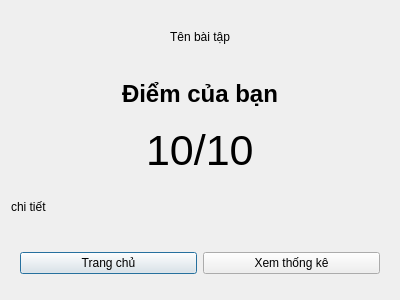
<?xml version="1.0" encoding="UTF-8"?>
<ui version="4.0">
 <class>Score_Dialog</class>
 <widget class="QDialog" name="Score_Dialog">
  <property name="geometry">
   <rect>
    <x>0</x>
    <y>0</y>
    <width>400</width>
    <height>300</height>
   </rect>
  </property>
  <property name="windowTitle">
   <string>Dialog</string>
  </property>
  <layout class="QVBoxLayout" name="verticalLayout">
   <item alignment="Qt::AlignHCenter">
    <widget class="QLabel" name="name">
     <property name="text">
      <string>Tên bài tập</string>
     </property>
    </widget>
   </item>
   <item alignment="Qt::AlignHCenter">
    <widget class="QLabel" name="label_2">
     <property name="font">
      <font>
       <pointsize>18</pointsize>
       <weight>75</weight>
       <bold>true</bold>
      </font>
     </property>
     <property name="text">
      <string>Điểm của bạn</string>
     </property>
    </widget>
   </item>
   <item alignment="Qt::AlignHCenter">
    <widget class="QLabel" name="score">
     <property name="font">
      <font>
       <pointsize>32</pointsize>
      </font>
     </property>
     <property name="text">
      <string>10/10</string>
     </property>
    </widget>
   </item>
   <item>
    <widget class="QLabel" name="detail">
     <property name="text">
      <string>chi tiết</string>
     </property>
    </widget>
   </item>
   <item>
    <widget class="QWidget" name="widget" native="true">
     <layout class="QHBoxLayout" name="horizontalLayout">
      <item>
       <widget class="QPushButton" name="btn_home">
        <property name="text">
         <string>Trang chủ</string>
        </property>
       </widget>
      </item>
      <item>
       <widget class="QPushButton" name="btn_detail">
        <property name="text">
         <string>Xem thống kê</string>
        </property>
       </widget>
      </item>
     </layout>
    </widget>
   </item>
  </layout>
 </widget>
 <resources/>
 <connections/>
</ui>
